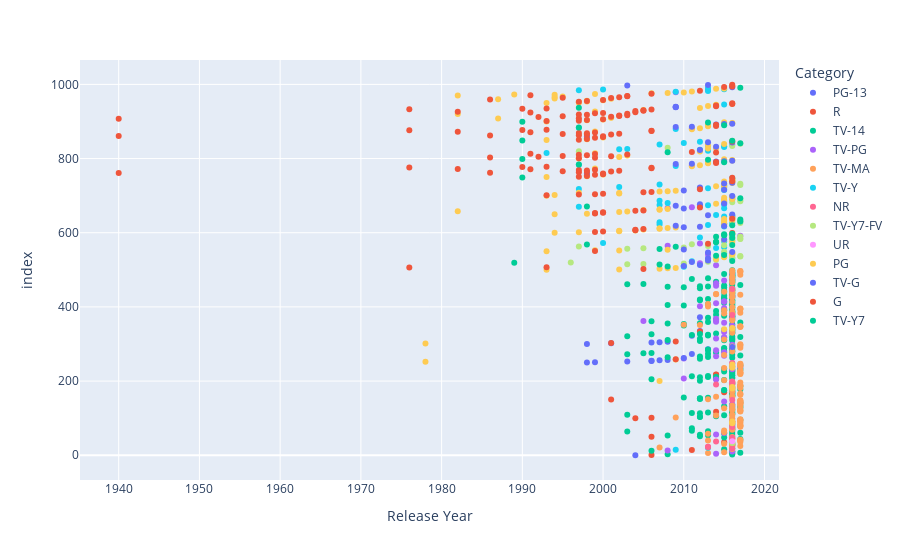

The code cell stored with this chart in its notebook:
### Markdown cell above
### Interactive Scatter Plot of Releases over the years

### Code cell
px.scatter(df, x='Release Year', color='Category', hover_data=['Show Title'])

### Figure 1 — Plotly figure (JSON) as saved in the notebook; plotly's stock layout.template omitted (floating-point values rounded to 4 significant figures; data arrays with more than 128 entries replaced by an {"elided": "..."} marker saying what was removed)
{"data": [{"customdata": [["White Chicks"], ["The Waterboy"], ["10 Things I Hate About You"], ["How to Lose a Guy in 10 Days"], ["The Benchwarmers"], ["Step Up"], ["Twilight"], ["Mean Girls 2"], ["Safe Haven"], ["The Waterboy"], ["The Wedding Planner"], ["Twilight"], ["Mean Girls 2"], ["Trouble with the Curve"], ["Unconditional"]], "hovertemplate": "Category=PG-13<br>Release Year=%{x}<br>index=%{y}<br>Show Title=%{customdata[0]}<extra></extra>", "legendgroup": "PG-13", "marker": {"color": "#636efa", "symbol": "circle"}, "mode": "markers", "name": "PG-13", "orientation": "h", "showlegend": true, "type": "scatter", "x": [2004, 1998, 1999, 2003, 2006, 2006, 2008, 2011, 2013, 1998, 2001, 2008, 2011, 2012, 2012], "xaxis": "x", "y": [0, 250, 251, 253, 254, 255, 257, 273, 286, 300, 302, 306, 322, 335, 372], "yaxis": "y"}, {"customdata": [["Lucky Number Slevin"], ["The Hunter"], ["Hyena Road"], ["Lucky Number Slevin"], ["Meet the Blacks"], ["Sausage Party"], ["Kevin Hart: What Now?"], ["The Life Aquatic with Steve Zissou"], ["Lucky Number Slevin"], ["5 to 7"], ["The Brothers"], ["Dope"], ["The Angriest Man in Brooklyn"], ["5 to 7"], ["Blow"], ["Magic Mike"], ["Sausage Party"], ["London Has Fallen"], ["London Has Fallen"]], "hovertemplate": "Category=R<br>Release Year=%{x}<br>index=%{y}<br>Show Title=%{customdata[0]}<extra></extra>", "legendgroup": "R", "marker": {"color": "#EF553B", "symbol": "circle"}, "mode": "markers", "name": "R", "orientation": "h", "showlegend": true, "type": "scatter", "x": [2006, 2011, 2015, 2006, 2016, 2016, 2016, 2004, 2006, 2014, 2001, 2015, 2014, 2014, 2001, 2012, 2016, 2016, 2016], "xaxis": "x", "y": [1, 14, 35, 50, 87, 90, 92, 100, 101, 117, 150, 170, 217, 218, 303, 334, 344, 381, 431], "yaxis": "y"}, {"customdata": {"elided": "234x1 str values"}, "hovertemplate": "Category=TV-14<br>Release Year=%{x}<br>index=%{y}<br>Show Title=%{customdata[0]}<extra></extra>", "legendgroup": "TV-14", "marker": {"color": "#00cc96", "symbol": "circle"}, "mode": "markers", "name": "TV-14", "orientation": "h", "showlegend": true, "type": "scatter", "x": {"elided": "234 int values"}, "xaxis": "x", "y": {"elided": "234 int values"}, "yaxis": "y"}, {"customdata": [["How I Met Your Mother"], ["Once Upon a Time"], ["Naruto"], ["The Flash"], ["How I Met Your Mother"], ["Glee"], ["The Flash"], ["Cheer Squad"], ["The Great British Baking Show"], ["Minimalism: A Documentary About the Important Things"], ["MerlÃ"], ["The Great British Baking Show"], ["Drop Dead Diva"], ["Life Unexpected"], ["The Great British Baking Show"], ["One Day at a Time"], ["Cheer Squad"], ["Friday Night Lights"], ["How I Met Your Mother"], ["Glee"], ["Heartland"], ["Hart of Dixie"], ["Cheer Squad"], ["How I Met Your Mother"], ["Glee"], ["Revenge"], ["Cheer Squad"], ["Glee"], ["Drop Dead Diva"], ["Charmed"], ["White Collar"], ["Hart of Dixie"], ["Once Upon a Time"], ["MerlÃ"], ["Leverage"], ["White Collar"], ["Last Man Standing"], ["Revenge"], ["Marvel's Agents of S.H.I.E.L.D."], ["How I Met Your Mother"], ["White Collar"], ["Revenge"], ["Once Upon a Time"], ["The Great British Baking Show"], ["Star Wars: The Clone Wars"], ["Young Justice"], ["Bunks"], ["DreamWorks Kung Fu Panda Awesome Secrets"], ["Tad: The Lost Explorer"], ["Buddy Thunderstruck"], ["DreamWorks Shrek's Swamp Stories"], ["DreamWorks Spooky Stories: Volume 2"], ["Sammy 2"], ["Sammy 2"], ["DreamWorks How to Train Your Dragon Legends"], ["Sammy 2"], ["DreamWorks How to Train Your Dragon Legends"], ["H2O: Just Add Water"], ["Step Dogs"]], "hovertemplate": "Category=TV-PG<br>Release Year=%{x}<br>index=%{y}<br>Show Title=%{customdata[0]}<extra></extra>", "legendgroup": "TV-PG", "marker": {"color": "#ab63fa", "symbol": "circle"}, "mode": "markers", "name": "TV-PG", "orientation": "h", "showlegend": true, "type": "scatter", "x": [2014, 2016, 2008, 2016, 2014, 2015, 2016, 2016, 2016, 2016, 2015, 2016, 2014, 2010, 2016, 2017, 2016, 2010, 2014, 2015, 2015, 2014, 2016, 2014, 2015, 2015, 2016, 2015, 2014, 2005, 2014, 2014, 2016, 2015, 2012, 2014, 2015, 2015, 2016, 2014, 2014, 2015, 2016, 2016, 2014, 2012, 2013, 2008, 2012, 2017, 2008, 2011, 2012, 2012, 2011, 2012, 2011, 2009, 2013], "xaxis": "x", "y": [4, 10, 13, 27, 56, 60, 82, 98, 131, 137, 145, 174, 204, 207, 232, 238, 248, 261, 267, 268, 278, 283, 298, 315, 318, 332, 349, 357, 360, 362, 363, 368, 369, 397, 402, 410, 414, 415, 429, 457, 464, 471, 473, 490, 512, 518, 541, 565, 571, 592, 667, 669, 672, 719, 781, 822, 881, 979, 985], "yaxis": "y"}, {"customdata": {"elided": "148x1 str values"}, "hovertemplate": "Category=TV-MA<br>Release Year=%{x}<br>index=%{y}<br>Show Title=%{customdata[0]}<extra></extra>", "legendgroup": "TV-MA", "marker": {"color": "#FFA15A", "symbol": "circle"}, "mode": "markers", "name": "TV-MA", "orientation": "h", "showlegend": true, "type": "scatter", "x": {"elided": "148 int values"}, "xaxis": "x", "y": {"elided": "148 int values"}, "yaxis": "y"}, {"customdata": [["Lottie Dottie Chicken"], ["Masha and the Bear"], ["Thomas & Friends: Thomas & the Runaway Kite"], ["LeapFrog: The Amazing Alphabet Amusement Park"], ["The Adventures of Chuck & Friends"], ["VeggieTales in the House"], ["The Furchester Hotel"], ["The Cat in the Hat Knows a Lot About That!"], ["Bob the Builder"], ["PokÃ©mon: Indigo League"], ["Chuggington"], ["Robocar Poli"], ["Super Why!"], ["Masha and the Bear"], ["Pocoyo"], ["Chuggington"], ["Octonauts"], ["Mother Goose Club"], ["Little Einsteins"], ["Ask the StoryBots"], ["The Furchester Hotel"], ["Goldie & Bear"], ["Little Baby Bum: Nursery Rhyme Friends"], ["Tayo the Little Bus"], ["Super Why!"], ["The Magic School Bus"], ["Masha and the Bear"], ["Pocoyo"], ["Sofia the First"], ["Sid the Science Kid"], ["Chuggington"], ["Octonauts"], ["Little Einsteins"], ["Word Party"], ["Goldie & Bear"], ["Super Why!"], ["The Magic School Bus"], ["Masha and the Bear"], ["Sofia the First"], ["Clifford the Big Red Dog"], ["Chuggington"], ["Octonauts"], ["Little Einsteins"], ["Goldie & Bear"], ["Little Baby Bum: Nursery Rhyme Friends"], ["The Gruffalo"], ["The Magic School Bus"], ["The Very Hungry Caterpillar and Other Stories"], ["Pound Puppies"], ["Care Bears: Welcome to Care-a-Lot"], ["Clifford the Big Red Dog"], ["Clifford's Puppy Days"], ["Chuggington"], ["Octonauts"], ["My Animal Friends"], ["Puffin Rock"], ["Little Einsteins"], ["Zoobabu"], ["Sid the Science Kid: The Movie"], ["The Gruffalo"], ["The Magic School Bus"], ["Octonauts"], ["The Gruffalo"], ["Pound Puppies"], ["The Magic School Bus"], ["PokÃ©mon: Indigo League"], ["Mia and Me"], ["My Animal Friends"]], "hovertemplate": "Category=TV-Y<br>Release Year=%{x}<br>index=%{y}<br>Show Title=%{customdata[0]}<extra></extra>", "legendgroup": "TV-Y", "marker": {"color": "#19d3f3", "symbol": "circle"}, "mode": "markers", "name": "TV-Y", "orientation": "h", "showlegend": true, "type": "scatter", "x": [2009, 2013, 2010, 2010, 2011, 2016, 2015, 2014, 2015, 2000, 2015, 2012, 2015, 2013, 2007, 2015, 2015, 2016, 2007, 2016, 2015, 2016, 2016, 2014, 2015, 1997, 2013, 2007, 2015, 2008, 2015, 2015, 2007, 2016, 2016, 2015, 1997, 2013, 2015, 2002, 2015, 2015, 2007, 2016, 2016, 2009, 1997, 1993, 2013, 2012, 2002, 2003, 2015, 2015, 2013, 2016, 2007, 2010, 2012, 2009, 1997, 2015, 2009, 2013, 1997, 2000, 2015, 2013], "xaxis": "x", "y": [15, 20, 508, 511, 523, 530, 545, 559, 561, 572, 577, 587, 617, 621, 622, 624, 625, 627, 628, 643, 644, 645, 646, 648, 666, 670, 674, 675, 676, 680, 681, 683, 686, 690, 698, 715, 718, 720, 721, 723, 726, 727, 730, 746, 747, 780, 783, 815, 821, 824, 825, 826, 831, 833, 835, 837, 838, 842, 845, 880, 883, 946, 980, 982, 984, 986, 987, 990], "yaxis": "y"}, {"customdata": [["The 100"], ["Nymphomaniac: Volume 1"], ["Hunter X Hunter (2011)"], ["Sex, Love and Therapy"], ["Stronger Than the World"], ["Back and Forth"], ["The 100"], ["Almost Adults"], ["Honeytrap"], ["Like Cotton Twines"], ["Almost Adults"], ["Almost Adults"], ["The 100"], ["I.T"]], "hovertemplate": "Category=NR<br>Release Year=%{x}<br>index=%{y}<br>Show Title=%{customdata[0]}<extra></extra>", "legendgroup": "NR", "marker": {"color": "#FF6692", "symbol": "circle"}, "mode": "markers", "name": "NR", "orientation": "h", "showlegend": true, "type": "scatter", "x": [2016, 2013, 2013, 2014, 2016, 2016, 2016, 2016, 2014, 2016, 2016, 2016, 2016, 2016], "xaxis": "x", "y": [19, 22, 23, 37, 46, 47, 76, 149, 191, 194, 199, 249, 378, 448], "yaxis": "y"}, {"customdata": [["Trollhunters"], ["Justice League"], ["Justice League Unlimited"], ["Mighty Morphin Power Rangers"], ["Power Rangers Zeo"], ["Transformers Prime"], ["LEGO: Marvel Super Heroes: Maximum Overload"], ["Max Steel"], ["Transformers Prime Beast Hunters: Predacons Rising"], ["All Hail King Julien"], ["Kong: King of the Apes"], ["Slugterra: Slug Fu Showdown"], ["Dinotrux"], ["Edgar Rice Burroughs' Tarzan and Jane"], ["Trollhunters"], ["Nexo Knights"], ["Justice League"], ["Justice League Unlimited"], ["Mighty Morphin Power Rangers"], ["Ninja Turtles: The Next Mutation"], ["Transformers Prime"], ["LEGO Ninjago: Masters of Spinjitzu"], ["LEGO Ninjago: Masters of Spinjitzu: Way of the Ninja"], ["All Hail King Julien"], ["The Adventures of Puss in Boots"], ["Kong: King of the Apes"], ["Dinotrux"], ["Edgar Rice Burroughs' Tarzan and Jane"], ["Kulipari: An Army of Frogs"], ["LEGO Bionicle: The Journey to One"], ["Voltron: Legendary Defender"], ["Trollhunters"], ["PokÃ©mon: XY"], ["Dragons: Race to the Edge"], ["Dinotrux"], ["All Hail King Julien"], ["Dragons: Race to the Edge"], ["Dinotrux"], ["Dragons: Race to the Edge"], ["Dinotrux"], ["Ninja Turtles: The Next Mutation"], ["Dinosaur King"], ["Kong: King of the Apes"], ["Dinotrux"]], "hovertemplate": "Category=TV-Y7-FV<br>Release Year=%{x}<br>index=%{y}<br>Show Title=%{customdata[0]}<extra></extra>", "legendgroup": "TV-Y7-FV", "marker": {"color": "#B6E880", "symbol": "circle"}, "mode": "markers", "name": "TV-Y7-FV", "orientation": "h", "showlegend": true, "type": "scatter", "x": [2016, 2003, 2005, 2010, 1996, 2013, 2013, 2014, 2013, 2016, 2016, 2015, 2017, 2017, 2016, 2015, 2003, 2005, 2010, 1997, 2013, 2015, 2011, 2016, 2016, 2016, 2017, 2017, 2016, 2016, 2017, 2016, 2015, 2017, 2017, 2016, 2017, 2017, 2017, 2017, 1997, 2008, 2016, 2017], "xaxis": "x", "y": [33, 515, 516, 517, 520, 522, 526, 527, 528, 532, 533, 535, 536, 537, 539, 549, 557, 558, 560, 563, 564, 566, 569, 578, 579, 580, 583, 584, 585, 588, 590, 591, 594, 626, 631, 682, 685, 688, 729, 732, 820, 829, 834, 840], "yaxis": "y"}, {"customdata": [["White Girl"]], "hovertemplate": "Category=UR<br>Release Year=%{x}<br>index=%{y}<br>Show Title=%{customdata[0]}<extra></extra>", "legendgroup": "UR", "marker": {"color": "#FF97FF", "symbol": "circle"}, "mode": "markers", "name": "UR", "orientation": "h", "showlegend": true, "type": "scatter", "x": [2016], "xaxis": "x", "y": [38], "yaxis": "y"}, {"customdata": {"elided": "170x1 str values"}, "hovertemplate": "Category=PG<br>Release Year=%{x}<br>index=%{y}<br>Show Title=%{customdata[0]}<extra></extra>", "legendgroup": "PG", "marker": {"color": "#FECB52", "symbol": "circle"}, "mode": "markers", "name": "PG", "orientation": "h", "showlegend": true, "type": "scatter", "x": {"elided": "170 int values"}, "xaxis": "x", "y": {"elided": "170 int values"}, "yaxis": "y"}, {"customdata": [["High School Musical 2"], ["StarStruck"], ["Fuller House"], ["High School Musical"], ["High School Musical 2"], ["Cars Toons: Mater's Tall Tales"], ["Phineas and Ferb"], ["Oscar's Oasis"], ["Thomas & Friends: King of the Railway"], ["Thunder and the House Of Magic"], ["Angry Birds"], ["Talking Tom and Friends"], ["Cars Toons: Mater's Tall Tales"], ["Some Assembly Required"], ["Cars Toons: Mater's Tall Tales"], ["Phineas and Ferb"], ["Jessie"], ["Disney Animation Collection: Vol. 1: Mickey and the Beanstalk"], ["Angry Birds"], ["Talking Tom and Friends"], ["Cars Toons: Mater's Tall Tales"], ["Disney Animation Collection: Vol. 1: Mickey and the Beanstalk"], ["Barbie Life in the Dreamhouse"], ["Larva"], ["Talking Tom and Friends"], ["Cars Toons: Mater's Tall Tales"], ["Jessie"], ["Barbie Life in the Dreamhouse"], ["Walt Disney Animation Studios Short Films Collection"], ["Bunk'd"], ["Pocahontas II: Journey to a New World"], ["Disney Animation Collection: Vol. 4: The Tortoise and the Hare"], ["PopPixie"], ["Pet Pals in Windland"], ["Walt Disney Animation Studios Short Films Collection"], ["Alpha and Omega: Dino Digs"], ["Monster Math Squad"], ["Rooster Doodle-doo"], ["Alpha and Omega: Dino Digs"], ["Gon"], ["Pocahontas II: Journey to a New World"], ["Disney Animation Collection: Vol. 4: The Tortoise and the Hare"], ["PopPixie"], ["Pet Pals in Windland"], ["Walt Disney Animation Studios Short Films Collection"], ["Alpha and Omega: Dino Digs"], ["Disney Animation Collection: Vol. 1: Mickey and the Beanstalk"], ["Disney Animation Collection: Vol. 2: Three Little Pigs"], ["Disney Animation Collection: Vol. 4: The Tortoise and the Hare"], ["Alpha and Omega: Dino Digs"], ["Precious Puppies"], ["Beary Tales"]], "hovertemplate": "Category=TV-G<br>Release Year=%{x}<br>index=%{y}<br>Show Title=%{customdata[0]}<extra></extra>", "legendgroup": "TV-G", "marker": {"color": "#636efa", "symbol": "circle"}, "mode": "markers", "name": "TV-G", "orientation": "h", "showlegend": true, "type": "scatter", "x": [2007, 2010, 2016, 2006, 2007, 2010, 2012, 2011, 2013, 2013, 2013, 2016, 2010, 2015, 2010, 2012, 2015, 2009, 2013, 2016, 2010, 2009, 2012, 2015, 2016, 2010, 2015, 2012, 2015, 2016, 1998, 2009, 2011, 2014, 2015, 2016, 2012, 2014, 2016, 2013, 1998, 2009, 2011, 2014, 2015, 2016, 2009, 2009, 2009, 2016, 2003, 2013], "xaxis": "x", "y": [256, 262, 292, 304, 305, 510, 513, 521, 525, 531, 547, 548, 555, 582, 615, 616, 618, 619, 647, 649, 665, 673, 677, 679, 699, 714, 716, 722, 733, 735, 759, 785, 786, 792, 793, 794, 823, 832, 843, 844, 859, 885, 886, 892, 893, 894, 938, 939, 940, 992, 997, 998], "yaxis": "y"}, {"customdata": {"elided": "138x1 str values"}, "hovertemplate": "Category=G<br>Release Year=%{x}<br>index=%{y}<br>Show Title=%{customdata[0]}<extra></extra>", "legendgroup": "G", "marker": {"color": "#EF553B", "symbol": "circle"}, "mode": "markers", "name": "G", "orientation": "h", "showlegend": true, "type": "scatter", "x": {"elided": "138 int values"}, "xaxis": "x", "y": {"elided": "138 int values"}, "yaxis": "y"}, {"customdata": [["Dino Squad"], ["The Batman"], ["The Super Mario Bros. Super Show!"], ["Transformers: Rescue Bots"], ["Lego DC Comics: Batman Be-Leaguered"], ["Power Rangers Dino Charge"], ["The Batman"], ["Beyblade: Metal Fusion"], ["Transformers: Rescue Bots"], ["Goosebumps"], ["Pac-Man and the Ghostly Adventures"], ["Power Rangers Super Megaforce"], ["Transformers: Robots in Disguise"], ["Lego DC Comics: Batman Be-Leaguered"], ["Power Rangers Dino Charge"], ["Power Rangers Dino Super Charge"], ["The Deep"], ["Skylanders Academy"], ["Lab Rats"], ["Dawn of the Croods"], ["Home: Adventures with Tip & Oh"], ["Goosebumps"], ["Home: Adventures with Tip & Oh"], ["The Real Ghostbusters"], ["Animaniacs"], ["The Adventures of Figaro Pho"], ["Hatched"], ["The Real Ghostbusters"], ["Dino Squad"], ["The Mr. Peabody and Sherman Show"], ["LEGO Jurassic World: The Indominus Escape"], ["The Real Ghostbusters"], ["Animaniacs"], ["The Adventures of Figaro Pho"], ["Hatched"], ["The Real Ghostbusters"], ["Animaniacs"], ["Dawn of the Croods"]], "hovertemplate": "Category=TV-Y7<br>Release Year=%{x}<br>index=%{y}<br>Show Title=%{customdata[0]}<extra></extra>", "legendgroup": "TV-Y7", "marker": {"color": "#00cc96", "symbol": "circle"}, "mode": "markers", "name": "TV-Y7", "orientation": "h", "showlegend": true, "type": "scatter", "x": [2008, 2007, 1989, 2016, 2014, 2015, 2007, 2009, 2016, 1998, 2014, 2014, 2016, 2014, 2015, 2016, 2015, 2016, 2016, 2017, 2017, 1998, 2017, 1990, 1997, 2015, 2013, 1990, 2008, 2017, 2016, 1990, 1997, 2015, 2013, 1990, 1997, 2017], "xaxis": "x", "y": [509, 514, 519, 524, 538, 540, 556, 562, 567, 568, 574, 576, 586, 589, 593, 595, 596, 597, 620, 630, 636, 671, 693, 749, 784, 790, 797, 799, 817, 841, 848, 849, 884, 890, 897, 899, 937, 991], "yaxis": "y"}], "layout": {"legend": {"title": {"text": "Category"}, "tracegroupgap": 0}, "margin": {"t": 60}, "xaxis": {"anchor": "y", "domain": [0, 1], "title": {"text": "Release Year"}}, "yaxis": {"anchor": "x", "domain": [0, 1], "title": {"text": "index"}}}}
